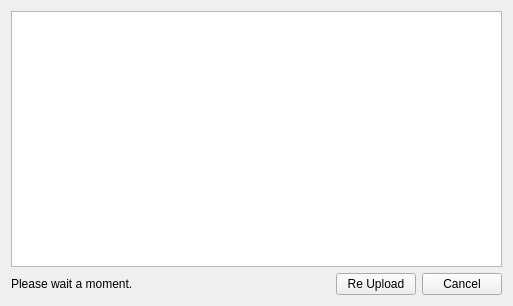
<?xml version="1.0" encoding="UTF-8"?>
<ui version="4.0">
 <class>Form</class>
 <widget class="QWidget" name="Form">
  <property name="geometry">
   <rect>
    <x>0</x>
    <y>0</y>
    <width>513</width>
    <height>306</height>
   </rect>
  </property>
  <property name="windowTitle">
   <string>Form</string>
  </property>
  <layout class="QVBoxLayout" name="verticalLayout">
   <item>
    <widget class="QListWidget" name="listWidget_file_list"/>
   </item>
   <item>
    <layout class="QHBoxLayout" name="horizontalLayout">
     <item>
      <widget class="QLabel" name="label_state">
       <property name="text">
        <string>Please wait a moment.</string>
       </property>
      </widget>
     </item>
     <item>
      <spacer name="horizontalSpacer">
       <property name="orientation">
        <enum>Qt::Horizontal</enum>
       </property>
       <property name="sizeHint" stdset="0">
        <size>
         <width>40</width>
         <height>20</height>
        </size>
       </property>
      </spacer>
     </item>
     <item>
      <widget class="QPushButton" name="pushButton_reupload">
       <property name="text">
        <string>Re Upload</string>
       </property>
      </widget>
     </item>
     <item>
      <widget class="QPushButton" name="pushButton_cancel">
       <property name="text">
        <string>Cancel</string>
       </property>
      </widget>
     </item>
    </layout>
   </item>
  </layout>
 </widget>
 <resources/>
 <connections/>
</ui>
